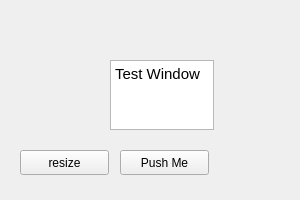
<?xml version="1.0" encoding="UTF-8"?>
<ui version="4.0">
 <class>Form</class>
 <widget class="QWidget" name="Form">
  <property name="geometry">
   <rect>
    <x>0</x>
    <y>0</y>
    <width>300</width>
    <height>200</height>
   </rect>
  </property>
  <property name="sizePolicy">
   <sizepolicy hsizetype="Fixed" vsizetype="Fixed">
    <horstretch>0</horstretch>
    <verstretch>0</verstretch>
   </sizepolicy>
  </property>
  <property name="windowTitle">
   <string>Form</string>
  </property>
  <widget class="QTextEdit" name="textEdit">
   <property name="geometry">
    <rect>
     <x>110</x>
     <y>60</y>
     <width>104</width>
     <height>70</height>
    </rect>
   </property>
   <property name="html">
    <string>&lt;!DOCTYPE HTML PUBLIC &quot;-//W3C//DTD HTML 4.0//EN&quot; &quot;http://www.w3.org/TR/REC-html40/strict.dtd&quot;&gt;
&lt;html&gt;&lt;head&gt;&lt;meta name=&quot;qrichtext&quot; content=&quot;1&quot; /&gt;&lt;style type=&quot;text/css&quot;&gt;
p, li { white-space: pre-wrap; }
&lt;/style&gt;&lt;/head&gt;&lt;body style=&quot; font-family:'Ubuntu'; font-size:11pt; font-weight:400; font-style:normal;&quot;&gt;
&lt;p style=&quot; margin-top:0px; margin-bottom:0px; margin-left:0px; margin-right:0px; -qt-block-indent:0; text-indent:0px;&quot;&gt;Test Window&lt;/p&gt;
&lt;p style=&quot;-qt-paragraph-type:empty; margin-top:0px; margin-bottom:0px; margin-left:0px; margin-right:0px; -qt-block-indent:0; text-indent:0px;&quot;&gt;&lt;br /&gt;&lt;/p&gt;&lt;/body&gt;&lt;/html&gt;</string>
   </property>
  </widget>
  <widget class="QPushButton" name="pushButton">
   <property name="geometry">
    <rect>
     <x>120</x>
     <y>150</y>
     <width>89</width>
     <height>25</height>
    </rect>
   </property>
   <property name="text">
    <string>Push Me</string>
   </property>
  </widget>
  <widget class="QPushButton" name="pushButton_2">
   <property name="geometry">
    <rect>
     <x>20</x>
     <y>150</y>
     <width>89</width>
     <height>25</height>
    </rect>
   </property>
   <property name="text">
    <string>resize</string>
   </property>
  </widget>
 </widget>
 <resources/>
 <connections/>
</ui>
